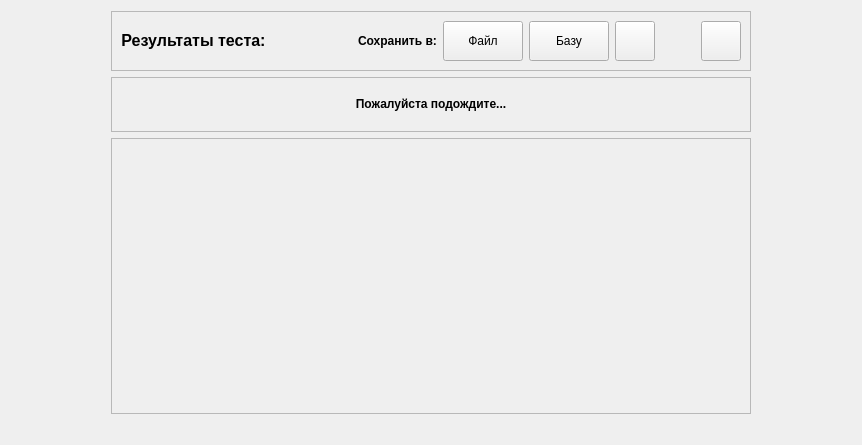
<?xml version="1.0" encoding="UTF-8"?>
<ui version="4.0">
 <class>Form</class>
 <widget class="QWidget" name="Form">
  <property name="geometry">
   <rect>
    <x>0</x>
    <y>0</y>
    <width>862</width>
    <height>445</height>
   </rect>
  </property>
  <property name="windowTitle">
   <string>UneTesElets v0.8: Модуль тестирования</string>
  </property>
  <layout class="QHBoxLayout" name="horizontalLayout">
   <item>
    <spacer name="horizontalSpacer">
     <property name="orientation">
      <enum>Qt::Horizontal</enum>
     </property>
     <property name="sizeType">
      <enum>QSizePolicy::Fixed</enum>
     </property>
     <property name="sizeHint" stdset="0">
      <size>
       <width>100</width>
       <height>20</height>
      </size>
     </property>
    </spacer>
   </item>
   <item>
    <layout class="QVBoxLayout" name="verticalLayout_3">
     <item>
      <widget class="QFrame" name="frame">
       <property name="minimumSize">
        <size>
         <width>0</width>
         <height>0</height>
        </size>
       </property>
       <property name="frameShape">
        <enum>QFrame::StyledPanel</enum>
       </property>
       <property name="frameShadow">
        <enum>QFrame::Raised</enum>
       </property>
       <layout class="QHBoxLayout" name="horizontalLayout_3">
        <item>
         <widget class="QLabel" name="label">
          <property name="sizePolicy">
           <sizepolicy hsizetype="Maximum" vsizetype="Preferred">
            <horstretch>0</horstretch>
            <verstretch>0</verstretch>
           </sizepolicy>
          </property>
          <property name="maximumSize">
           <size>
            <width>548</width>
            <height>16777215</height>
           </size>
          </property>
          <property name="text">
           <string>&lt;html&gt;&lt;head/&gt;&lt;body&gt;&lt;p align=&quot;center&quot;&gt;&lt;span style=&quot; font-size:12pt; font-weight:600;&quot;&gt;Результаты теста:&lt;/span&gt;&lt;/p&gt;&lt;/body&gt;&lt;/html&gt;</string>
          </property>
         </widget>
        </item>
        <item>
         <spacer name="horizontalSpacer_4">
          <property name="orientation">
           <enum>Qt::Horizontal</enum>
          </property>
          <property name="sizeHint" stdset="0">
           <size>
            <width>40</width>
            <height>20</height>
           </size>
          </property>
         </spacer>
        </item>
        <item>
         <layout class="QHBoxLayout" name="horizontalLayout_4">
          <item>
           <widget class="QLabel" name="label_2">
            <property name="text">
             <string>&lt;html&gt;&lt;head/&gt;&lt;body&gt;&lt;p&gt;&lt;span style=&quot; font-weight:600;&quot;&gt;Сохранить в:&lt;/span&gt;&lt;/p&gt;&lt;/body&gt;&lt;/html&gt;</string>
            </property>
           </widget>
          </item>
          <item>
           <widget class="QPushButton" name="pushButton_2">
            <property name="minimumSize">
             <size>
              <width>0</width>
              <height>40</height>
             </size>
            </property>
            <property name="styleSheet">
             <string notr="true"/>
            </property>
            <property name="text">
             <string>  Файл  </string>
            </property>
           </widget>
          </item>
          <item>
           <widget class="QPushButton" name="pushButton_3">
            <property name="minimumSize">
             <size>
              <width>0</width>
              <height>40</height>
             </size>
            </property>
            <property name="styleSheet">
             <string notr="true"/>
            </property>
            <property name="text">
             <string>  Базу  </string>
            </property>
           </widget>
          </item>
         </layout>
        </item>
        <item>
         <widget class="QPushButton" name="pushButton_4">
          <property name="minimumSize">
           <size>
            <width>40</width>
            <height>40</height>
           </size>
          </property>
          <property name="maximumSize">
           <size>
            <width>40</width>
            <height>40</height>
           </size>
          </property>
          <property name="styleSheet">
           <string notr="true">border-image: url(99_diagona/lines.png);</string>
          </property>
          <property name="text">
           <string/>
          </property>
         </widget>
        </item>
        <item>
         <spacer name="horizontalSpacer_5">
          <property name="orientation">
           <enum>Qt::Horizontal</enum>
          </property>
          <property name="sizeType">
           <enum>QSizePolicy::Fixed</enum>
          </property>
          <property name="sizeHint" stdset="0">
           <size>
            <width>40</width>
            <height>20</height>
           </size>
          </property>
         </spacer>
        </item>
        <item>
         <widget class="QPushButton" name="pushButton">
          <property name="minimumSize">
           <size>
            <width>40</width>
            <height>40</height>
           </size>
          </property>
          <property name="maximumSize">
           <size>
            <width>40</width>
            <height>40</height>
           </size>
          </property>
          <property name="styleSheet">
           <string notr="true">border-image: url(:/icons/99_diagona/cross.png);</string>
          </property>
          <property name="text">
           <string/>
          </property>
         </widget>
        </item>
       </layout>
      </widget>
     </item>
     <item>
      <widget class="QFrame" name="frame_2">
       <property name="minimumSize">
        <size>
         <width>0</width>
         <height>55</height>
        </size>
       </property>
       <property name="frameShape">
        <enum>QFrame::StyledPanel</enum>
       </property>
       <property name="frameShadow">
        <enum>QFrame::Raised</enum>
       </property>
       <layout class="QHBoxLayout" name="horizontalLayout_5">
        <item>
         <widget class="QLabel" name="label_8">
          <property name="minimumSize">
           <size>
            <width>0</width>
            <height>23</height>
           </size>
          </property>
          <property name="text">
           <string>&lt;html&gt;&lt;head/&gt;&lt;body&gt;&lt;p align=&quot;center&quot;&gt;&lt;span style=&quot; font-weight:600;&quot;&gt;Пожалуйста подождите...&lt;/span&gt;&lt;/p&gt;&lt;/body&gt;&lt;/html&gt;</string>
          </property>
         </widget>
        </item>
       </layout>
      </widget>
     </item>
     <item>
      <widget class="QScrollArea" name="scrollArea">
       <property name="maximumSize">
        <size>
         <width>16777215</width>
         <height>16777215</height>
        </size>
       </property>
       <property name="styleSheet">
        <string notr="true"/>
       </property>
       <property name="horizontalScrollBarPolicy">
        <enum>Qt::ScrollBarAsNeeded</enum>
       </property>
       <property name="sizeAdjustPolicy">
        <enum>QAbstractScrollArea::AdjustIgnored</enum>
       </property>
       <property name="widgetResizable">
        <bool>true</bool>
       </property>
       <property name="alignment">
        <set>Qt::AlignLeading|Qt::AlignLeft|Qt::AlignVCenter</set>
       </property>
       <widget class="QWidget" name="scrollAreaWidgetContents">
        <property name="geometry">
         <rect>
          <x>0</x>
          <y>0</y>
          <width>628</width>
          <height>266</height>
         </rect>
        </property>
        <layout class="QVBoxLayout" name="verticalLayout_5">
         <item>
          <layout class="QVBoxLayout" name="verticalLayout_4">
           <property name="sizeConstraint">
            <enum>QLayout::SetMaximumSize</enum>
           </property>
          </layout>
         </item>
        </layout>
       </widget>
      </widget>
     </item>
     <item>
      <layout class="QHBoxLayout" name="horizontalLayout_2">
       <item>
        <spacer name="horizontalSpacer_2">
         <property name="orientation">
          <enum>Qt::Horizontal</enum>
         </property>
         <property name="sizeHint" stdset="0">
          <size>
           <width>40</width>
           <height>20</height>
          </size>
         </property>
        </spacer>
       </item>
      </layout>
     </item>
    </layout>
   </item>
   <item>
    <spacer name="horizontalSpacer_3">
     <property name="orientation">
      <enum>Qt::Horizontal</enum>
     </property>
     <property name="sizeType">
      <enum>QSizePolicy::Fixed</enum>
     </property>
     <property name="sizeHint" stdset="0">
      <size>
       <width>100</width>
       <height>20</height>
      </size>
     </property>
    </spacer>
   </item>
  </layout>
 </widget>
 <resources/>
 <connections/>
</ui>
